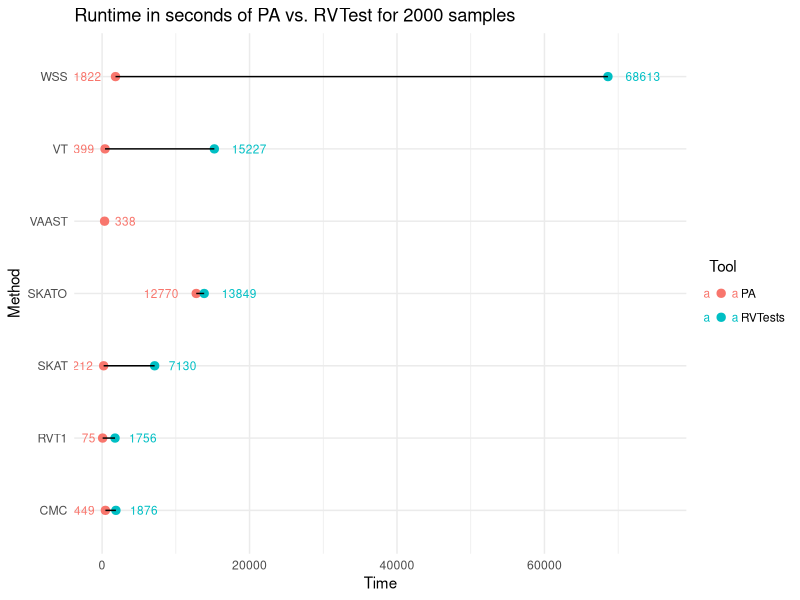

Source code (R): (Note: this script raises an error after producing the figure.)
library(dplyr)
library(tidyr)
library(ggplot2)
library(cowplot)

df <- data.frame(
  Tool = c(rep("PA", 7), rep("RVTests", 7)),
  Method = rep(c("VAAST", "WSS", "RVT1", "SKAT", "SKATO", "CMC", "VT"), 2),
  Time = c(338, 1822, 75, 212, 12770, 449, 399, NA, 68613, 1756, 7130, 13849, 1876, 15227)
#  cputime = c(7549, 40692, 553, 553, 2798, 339677, 10254, 9050, NA, NA, 1562, NA, 30108, 47467, 1706, 15091)
)

right_label <- df %>%
  group_by(Method) %>%
  arrange(desc(Time)) %>%
  top_n(1)

left_label <- df %>%
  group_by(Method) %>%
  arrange(desc(Time)) %>%
  slice(2)

ggplot(df, aes(x=Time, y=Method)) +
  geom_point(size = 2.5, aes(color=Tool)) + 
  geom_line(aes(group=Method)) + 
  geom_text(data=right_label, aes(color=Tool, label = round(Time, 0)), size = 3, hjust = -.5) +
  geom_text(data=left_label, aes(color=Tool, label = round(Time, 0)), size = 3, hjust = 1.5) +
  scale_x_continuous(limits = c(0, max(df$Time, na.rm=T) + 0.1 * max(df$Time, na.rm=T))) +
  theme_minimal() +
  ggtitle("Runtime in seconds of PA vs. RVTest for 2000 samples")
ggplot(df, aes(x=cputime, y=method, col=Tool)) + geom_point() + ggtitle("CPU time in seconds of PA vs. RVTests for 2000 samples")
